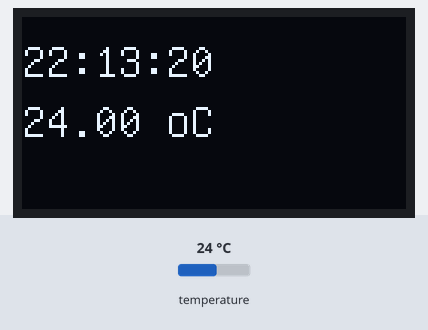
This sketch was run on a simulated Arduino Uno, built with avr-gcc and run on an emulated ATmega328P. Shown: 128×64 one-colour display. Inputs (shaded band) come from the test bench; at power-on: temperature 24 °C. The local clock reads 2024-03-15 10:24:30 at power-on unless the sketch sets it; what the sketch prints to the serial monitor is not drawn.

Above: at 1.2 s.
1.3 s: temperature set to 12 °C
At 3.6 s:
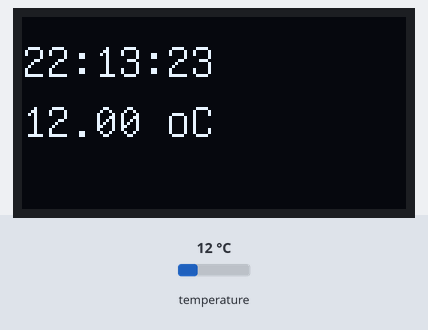
3.9 s: temperature set to 19 °C
At 5.2 s:
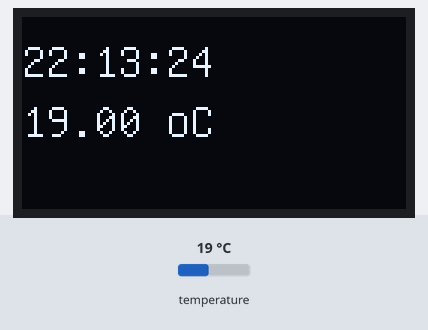
6.9 s: temperature set to 28 °C
At 8.2 s:
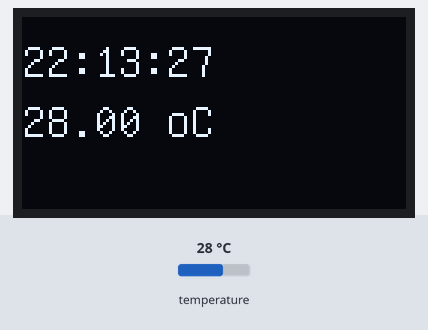
Timing chart, 0 to 9.9 s (numbered marks = the images above; inputs shaded):
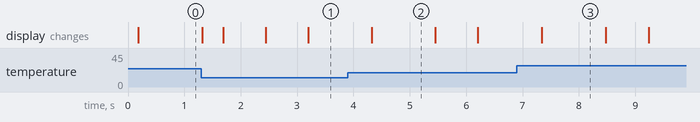

The sketch:

onvningsprojekt_te24b.ino
```cpp
/*
* Name: övningsprojekt
* Author: Victor Huke
* Date: 2025-10-8
* Description: This project uses a ds3231 to measure time and displays the time to an 1306 oled display,
* Further, it measures temprature and displays a mapped value to a 9g-servo-motor
*/

// Include Libraries
#include <RTClib.h>
#include <Wire.h>
#include "U8glib.h"

// Init constants

// Init global variables

// Construct objects
RTC_DS3231 rtc;
U8GLIB_SSD1306_128X64 u8g(U8G_I2C_OPT_NO_ACK);


void setup() {
  // init communication
  Serial.begin(9600);
  Wire.begin();

  // Init Hardware
  rtc.begin();

  // Settings
  rtc.adjust(DateTime(F(__DATE__), F(__TIME__)));
}

void loop() {

  oledWrite(getTime(), getTemp());  //remove comment when the function is written
  //servoWrite( getTemp() ); //remove comment when the function is written

  Serial.println(getTime());

  getTime();

  delay(200);
}


/*
*This function reads time from an ds3231 module and package the time as a String
*Parameters: Void
*Returns: time in hh:mm:ss as String
*/
String getTime() {
  DateTime now = rtc.now();
  return String(now.hour()) + ":" + String(now.minute()) + ":" + String(now.second());
}

String getTemp() {
 return String(rtc.getTemperature()) + " oC";
}

/*
* This function takes temprature from ds3231 and returns as a float
*Parameters: Void
*Returns: temprature as float
*/
float getTemp(String temp) {

}

/*
* This function takes a string and draws it to an oled display
*Parameters: - text: String to write to display
*Returns: void
*/
void oledWrite(String time, String getTemp) {
  u8g.setFont(u8g_font_unifont);

  // Picture loop
  u8g.firstPage();
  do {

    u8g.drawStr(0,20, time.c_str());
    u8g.drawStr(0, 40, getTemp.c_str());

  } while (u8g.nextPage());
}

/*
* takes a temprature value and maps it to corresppnding degree on a servo
*Parameters: - value: temprature
*Returns: void
*/
void servoWrite(float value) {

}
```

Measured:
- what the display in image 2 shows lasts 1.2 s, from 4.3 s to 5.5 s
